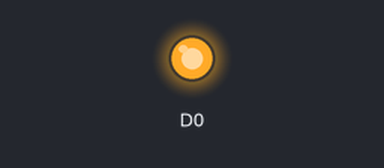
The program below on a simulated ESP8266 (NodeMCU). Shown: output pins drawn as LEDs (lit = HIGH).

Above: at 0.15 s.
At 10.3 s:
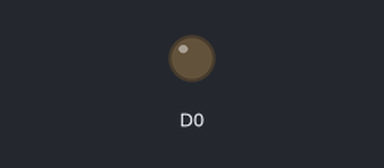
Timing chart, 0 to 15.6 s (numbered marks = the images above):
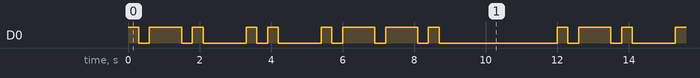

The program:

main.cpp
```cpp
#include <Arduino.h>
#include <string>
#include <vector>

int court = 300;
int lon = 3 * court;
int vide_same_letter = court;
int vide_same_word = 3 * court;
int vide_between_words = 7 * court;

std::string world = "RIP";
int LETTER = 0;

std::vector<std::vector<int>> alphabet (26);

int to_int(char lettre) {
  return static_cast<int>(lettre) - 65;
}

std::vector<std::vector<int>> alphabet_init(std::vector<std::vector<int>>) {

  alphabet[to_int('P')] = {court, lon, lon, court};
  alphabet[to_int('I')] = {court, court};
  alphabet[to_int('E')] = {court};
  alphabet[to_int('R')] = {court, lon, court};

  return alphabet;
}

void setup() {
  // permet l'ouverture du port du micro-controller pour communiquer avec l'ordinateur
  Serial.begin(115200);
  pinMode(D0, OUTPUT);
  alphabet = alphabet_init(alphabet);
}

/*
Augmente progressivement la vitesse de
*/

void loop() {
  // run while the card
  // build -> upload -> serial monitor

  if( LETTER == static_cast<int>(world.size())) {
    delay(vide_between_words);
    LETTER = 0;
  }

  for (auto i : alphabet[to_int(world[LETTER])]) {
    digitalWrite(D0, HIGH);
    delay(i);
    digitalWrite(D0, LOW);
    delay(vide_same_letter);
  }

  delay(vide_same_word);

  LETTER += 1;
}
```

Measured:
- by itself, D0: repeats every 12.0 s: LOW 0.30 s, HIGH 0.90 s, LOW 0.30 s, HIGH 0.30 s, LOW 1.2 s, HIGH 0.30 s, LOW 0.30 s, HIGH 0.30 s, LOW 1.2 s, HIGH 0.30 s, 2 × (LOW 0.30 s, HIGH 0.90 s), LOW 0.30 s, HIGH 0.30 s, LOW 3.3 s, HIGH 0.30 s
- by itself, everything shown: repeats every 12.0 s, in 18 steps
